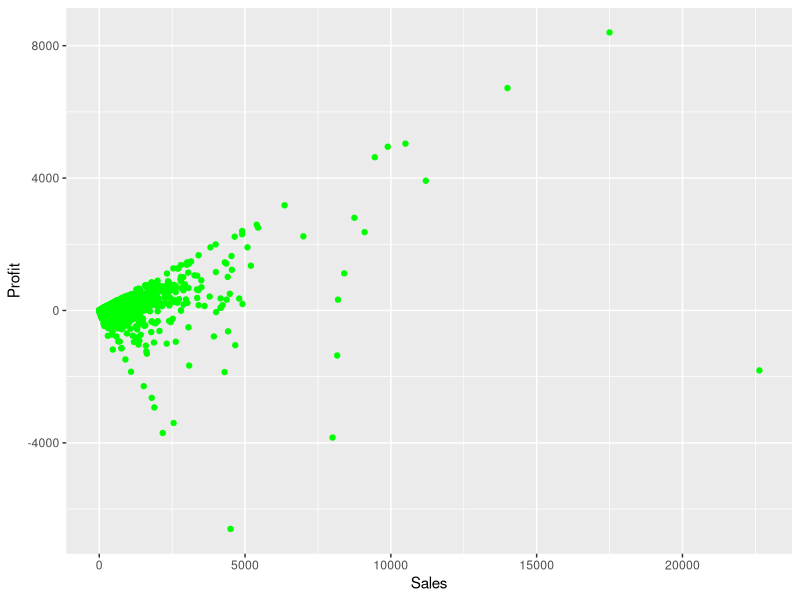
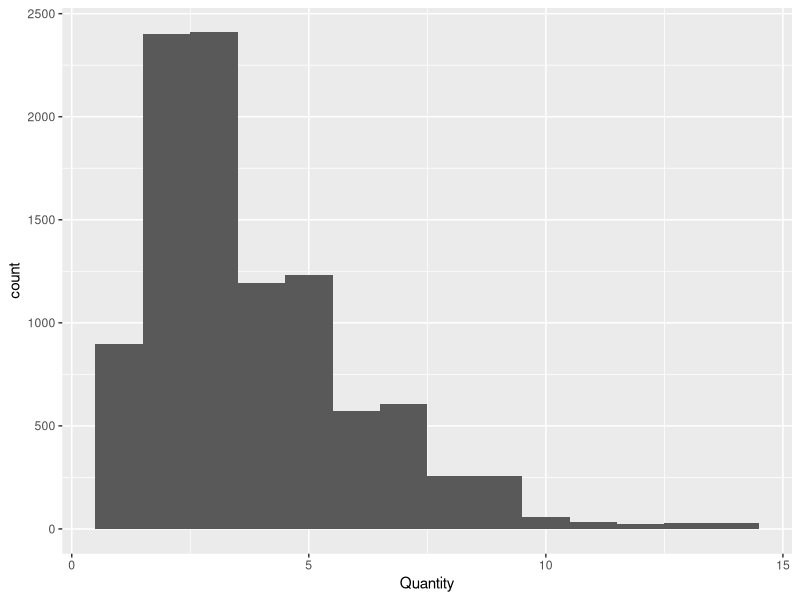
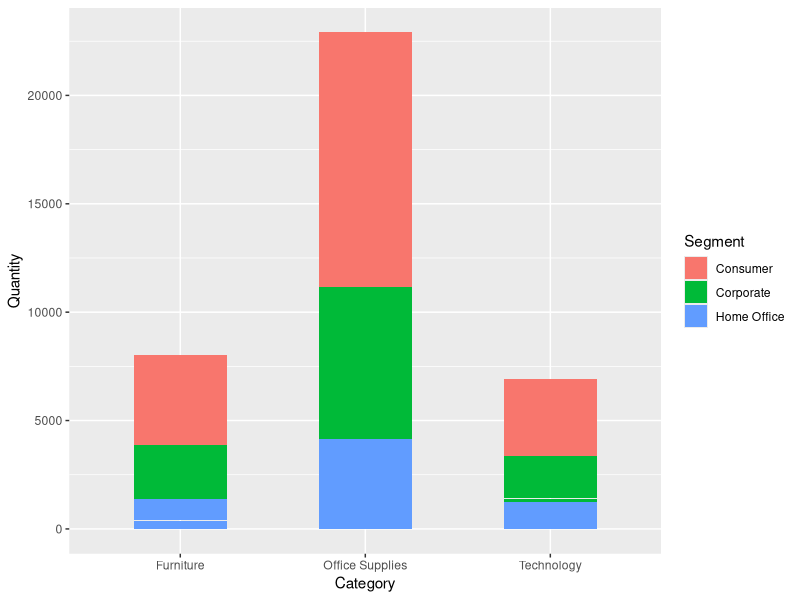
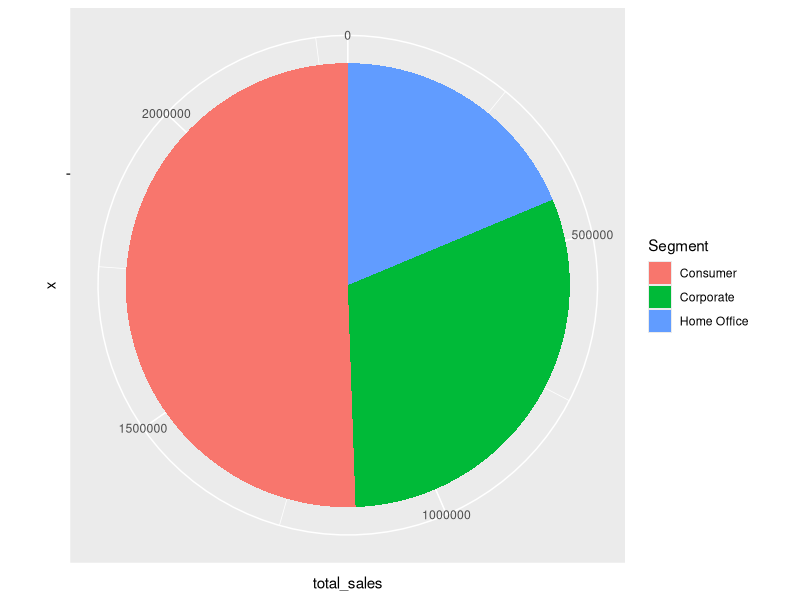

The R source for these figures, in order:
library(dplyr)
library(ggplot2)

dataset <- read.csv("sample_superstore.csv")

#Scatter plot
ggplot(dataset, aes(x=Sales,y=Profit)) + geom_point(colour='green')

#Histogram
#ggplot(dataset, aes(x=Sales)) + geom_histogram(bins = 10)
ggplot(dataset, aes(x=Quantity)) + geom_histogram(binwidth = 1)


#Bar chart
#ggplot(dataset, aes(x=Segment, y=Sales)) + geom_bar(stat = 'identity', width = 0.5, fill = 'navy')
#ggplot(dataset, aes(x=Segment, y=Sales)) + geom_bar(stat = 'identity', width = 0.5, aes(fill = Category))
#ggplot(dataset, aes(x=Category, y=Sales)) + geom_bar(stat = 'identity', width = 0.5, aes(fill = Segment))
ggplot(dataset, aes(x=Category, y=Quantity)) + geom_bar(stat = 'identity', width = 0.5, aes(fill = Segment))

#Pie chart
sales_per_segment = dataset %>%
  group_by(Segment) %>%
  summarise(total_sales = sum(Sales))

#buat bar chart terlebih dahulu
#ggplot(sales_per_segment, aes(x="", y=total_sales, fill=Segment)) + geom_bar(stat = "identity", width = 1)

#tambahkan function coord_polard
ggplot(sales_per_segment, aes(x="", y=total_sales, fill=Segment)) + geom_bar(stat = "identity", width = 1) + coord_polar("y", start = 0)
